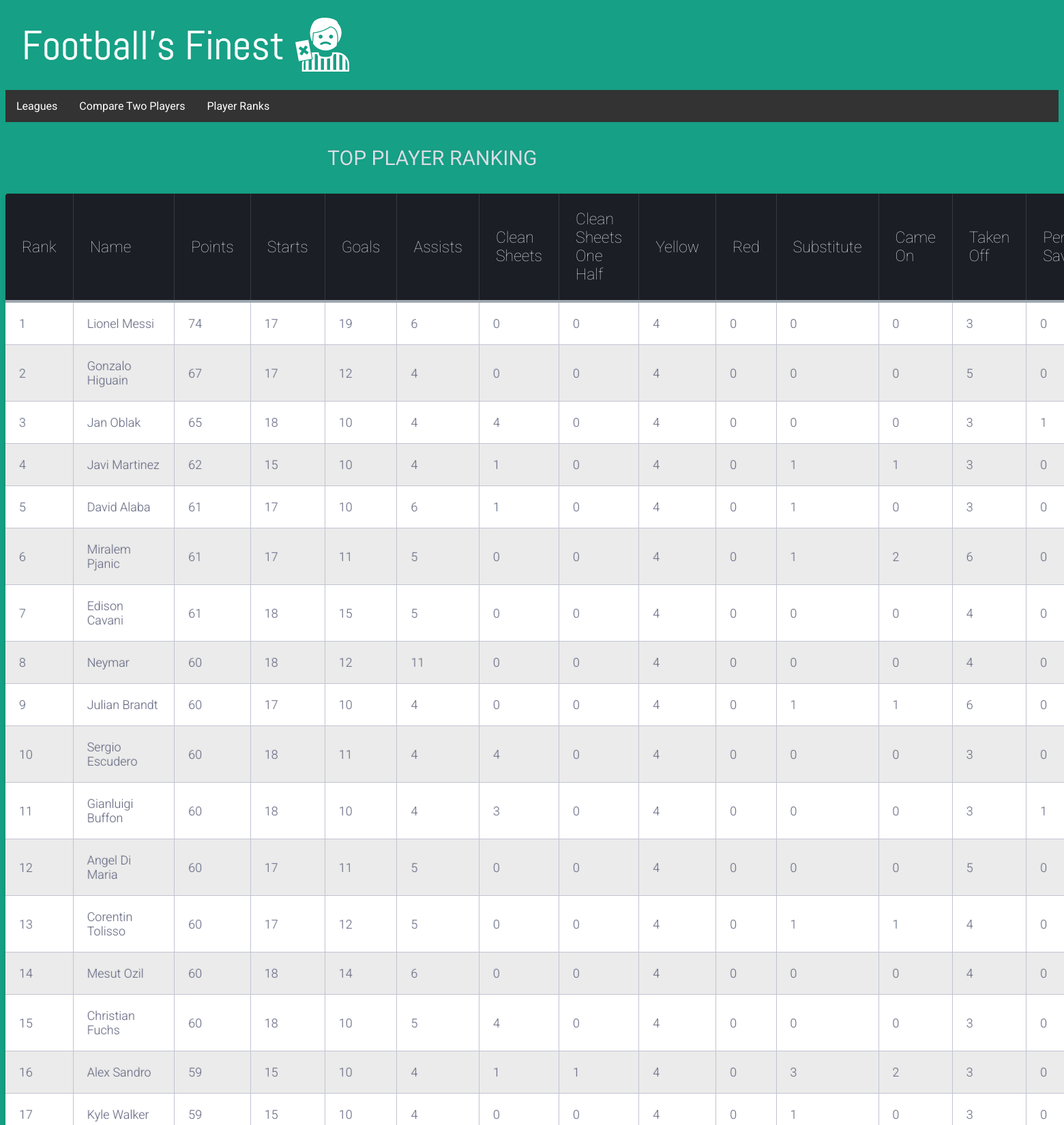
The app's page /playerTotalRank.php (upper part) with its own data.
### tables this page shows
CREATE TABLE `top` (
  `competition_id` int(10) NOT NULL,
  `player_id` int(10) NOT NULL,
  `Players` varchar(255) NOT NULL,
  `Points` int(10) NOT NULL,
  `Club` varchar(255) DEFAULT NULL,
  `team_id` int(10) NOT NULL,
  `Position` varchar(255) DEFAULT NULL,
  `Starts` int(11) DEFAULT NULL,
  `Goals` int(11) DEFAULT NULL,
  `Assists` int(11) DEFAULT NULL,
  `Clean_Sheets` int(11) DEFAULT NULL,
  `Clean_Sheets_One_Half` int(11) DEFAULT NULL,
  `Yellow` int(11) DEFAULT NULL,
  `Red` int(11) DEFAULT NULL,
  `Substitute` int(11) DEFAULT NULL,
  `Came_On` int(11) DEFAULT NULL,
  `Taken_Off` int(11) DEFAULT NULL,
  `Penalty_Saved` int(11) DEFAULT NULL,
  `Penalty_Missed` int(11) DEFAULT NULL,
  `Goals_Conceded` int(11) DEFAULT NULL,
  `Goals_Conceded_One_Plus` int(11) DEFAULT NULL,
  `Own_Goal` int(11) DEFAULT NULL
);

### playerTotalRank.php (the view, shortened to what this page needs)
<html>
<head>
  <a href = "main.php"><img src ="logo.png"></a>
<link rel="stylesheet" type="text/css" href="file.css">
</head>
<ul>
  <li class = "dropdown">
    <a href="#" class="dropbtn">Leagues</a>
  <div class= "dropdown-content">
<?php
  include ("Scrap.php");
  $sql = "SELECT competition_id, caption FROM `competitions`";
  $result = mysqli_query($conn, $sql);
  $leagues; $i = 0;
  while($row=mysqli_fetch_assoc($result))
  {
    $leagues[$i]=$row['competition_id'];
    $leagues['name'][$i] = $row['caption'];
    $i++;
 }
  for($x=0; $x<count($leagues)-1; $x++){
  echo "<a href=?competition_id=".$leagues[$x].">".$leagues['name'][$x]."</a>";
}?></div></li>
<li class = "dropdown"><a href="comparePlayer.php" class="dropbtn">
  Compare Two Players</a></li>
  <li class = "dropdown"><a href="playerTotalRank.php" class="dropbtn">
  Player Ranks
  </a></li></ul>
<?php
include ('Scrap.php');
$sql = "SELECT * FROM `top` \n"
    . "ORDER BY `top`.`Points` DESC";
    $result = mysqli_query($conn, $sql);
$players = array();$c=0;
while($row=mysqli_fetch_assoc($result))
 {  $players[$c]=$row;
    $c++;
 }
  echo '<div class="table-title">';
echo '<h3 style = "color:#D5DDE5;">TOP PLAYER RANKING</h3>';
echo '</div>';
echo' <table class="table-fill">';
echo '<tr>
<th class="text-left">Rank</th>
<th class="text-left">Name</th>
<th class="text-left">Points</th>
<th class="text-left">Starts</th>
<th class="text-left">Goals</th>
<th class="text-left">Assists</th>
<th class="text-left">Clean Sheets</th>
<th class="text-left">Clean Sheets One Half</th>
<th class="text-left">Yellow</th>
<th class="text-left">Red</th>
<th class="text-left">Substitute</th>
<th class="text-left">Came On</th>
<th class="text-left">Taken Off</th>
<th class="text-left">Penalty Saved</th>
<th class="text-left">Penalty Missed</th>
<th class="text-left">Goals Conceded</th>
<th class="text-left">Goals Conceded One Plus</th>
<th class="text-left">Own Plus</th>
</tr>';
for($x = 0; $x<50; $x++){
  $rank = $x +1;
echo' <tr> <td class="text-left">'.$rank.'</td>
  <td class="text-left">'. $players[$x]['Players'].'</td>
  <td class="text-left">'. $players[$x]['Points'].'</td>
  <td class="text-left">'. $players[$x]['Starts'].'</td>
  <td class="text-left">'. $players[$x]['Goals'].'</td>
  <td class="text-left">'. $players[$x]['Assists'].'</td>
  <td class="text-left">'. $players[$x]['Clean_Sheets'].'</td>
  <td class="text-left">'. $players[$x]['Clean_Sheets_One_Half'].'</td>
  <td class="text-left">'. $players[$x]['Yellow'].'</td>
  <td class="text-left">'. $players[$x]['Red'].'</td>
  <td class="text-left">'. $players[$x]['Substitute'].'</td>
  <td class="text-left">'. $players[$x]['Came_On'].'</td>
  <td class="text-left">'. $players[$x]['Taken_Off'].'</td>
  <td class="text-left">'. $players[$x]['Penalty_Saved'].'</td>
  <td class="text-left">'. $players[$x]['Penalty_Missed'].'</td>
  <td class="text-left">'. $players[$x]['Goals_Conceded'].'</td>
  <td class="text-left">'. $players[$x]['Goals_Conceded_One_Plus'].'</td>
  <td class="text-left">'. $players[$x]['Own_Goal'].'</td></tr>';
}
echo '</table>';
?>
</html></body>

### file.css (style rules this page uses)
div.table-title { display: block; margin: auto; max-width: 600px; padding:5px; width: 100%; }
.table-title h3 { color: #fafafa; font-size: 30px; font-weight: 400; font-style:normal; font-family: "Roboto", helvetica, arial, sans-serif; text-shadow: -1px -1px 1px rgba(0, 0, 0, 0.1); text-transform:uppercase; }
.table-fill { background: white; border-radius:3px; border-collapse: collapse; height: 320px; margin: auto; max-width: 600px; padding:5px; width: 100%; box-shadow: 0 5px 10px rgba(0, 0, 0, 0.1); animation: float 5s infinite; }
th { color:#D5DDE5;; background:#1b1e24; border-bottom:4px solid #9ea7af; border-right: 1px solid #343a45; font-size:23px; font-weight: 100; padding:24px; text-align:left; text-shadow: 0 1px 1px rgba(0, 0, 0, 0.1); vertical-align:middle; }
th:first-child { border-top-left-radius:3px; }
tr { border-top: 1px solid #C1C3D1; border-bottom-: 1px solid #C1C3D1; color:#666B85; font-size:16px; font-weight:normal; text-shadow: 0 1px 1px rgba(256, 256, 256, 0.1); }
tr:first-child { border-top:none; }
tr:nth-child(odd) td { background:#EBEBEB; }
td { background:#FFFFFF; padding:20px; text-align:left; vertical-align:middle; font-weight:300; font-size:18px; text-shadow: -1px -1px 1px rgba(0, 0, 0, 0.1); border-right: 1px solid #C1C3D1; }
th.text-left { text-align: left; }
td.text-left { text-align: left; }
ul { list-style-type: none; margin: 0; padding: 0; overflow: hidden; background-color: #333; }
li { float: left; }
li a, .dropbtn { display: inline-block; color: white; text-align: center; padding: 14px 16px; text-decoration: none; }

### records on screen
top: rank "1", Players "Lionel Messi", Points "74", Starts "17", Goals "19", Assists "6", Clean_Sheets "0", Clean_Sheets_One_Half "0", Yellow "4", Red "0", Substitute "0", Came_On "0", Taken_Off "3", Penalty_Saved "0"
top: rank "2", Players "Gonzalo Higuain", Points "67", Starts "17", Goals "12", Assists "4", Clean_Sheets "0", Clean_Sheets_One_Half "0", Yellow "4", Red "0", Substitute "0", Came_On "0", Taken_Off "5", Penalty_Saved "0"
top: rank "3", Players "Jan Oblak", Points "65", Starts "18", Goals "10", Assists "4", Clean_Sheets "4", Clean_Sheets_One_Half "0", Yellow "4", Red "0", Substitute "0", Came_On "0", Taken_Off "3", Penalty_Saved "1"
top: rank "4", Players "Javi Martinez", Points "62", Starts "15", Goals "10", Assists "4", Clean_Sheets "1", Clean_Sheets_One_Half "0", Yellow "4", Red "0", Substitute "1", Came_On "1", Taken_Off "3", Penalty_Saved "0"
top: rank "5", Players "David Alaba", Points "61", Starts "17", Goals "10", Assists "6", Clean_Sheets "1", Clean_Sheets_One_Half "0", Yellow "4", Red "0", Substitute "1", Came_On "0", Taken_Off "3", Penalty_Saved "0"
top: rank "6", Players "Miralem Pjanic", Points "61", Starts "17", Goals "11", Assists "5", Clean_Sheets "0", Clean_Sheets_One_Half "0", Yellow "4", Red "0", Substitute "1", Came_On "2", Taken_Off "6", Penalty_Saved "0"
top: rank "7", Players "Edison Cavani", Points "61", Starts "18", Goals "15", Assists "5", Clean_Sheets "0", Clean_Sheets_One_Half "0", Yellow "4", Red "0", Substitute "0", Came_On "0", Taken_Off "4", Penalty_Saved "0"
top: rank "8", Players "Neymar", Points "60", Starts "18", Goals "12", Assists "11", Clean_Sheets "0", Clean_Sheets_One_Half "0", Yellow "4", Red "0", Substitute "0", Came_On "0", Taken_Off "4", Penalty_Saved "0"
top: rank "9", Players "Julian Brandt", Points "60", Starts "17", Goals "10", Assists "4", Clean_Sheets "0", Clean_Sheets_One_Half "0", Yellow "4", Red "0", Substitute "1", Came_On "1", Taken_Off "6", Penalty_Saved "0"
top: rank "10", Players "Sergio Escudero", Points "60", Starts "18", Goals "11", Assists "4", Clean_Sheets "4", Clean_Sheets_One_Half "0", Yellow "4", Red "0", Substitute "0", Came_On "0", Taken_Off "3", Penalty_Saved "0"
top: rank "11", Players "Gianluigi Buffon", Points "60", Starts "18", Goals "10", Assists "4", Clean_Sheets "3", Clean_Sheets_One_Half "0", Yellow "4", Red "0", Substitute "0", Came_On "0", Taken_Off "3", Penalty_Saved "1"
top: rank "12", Players "Angel Di Maria", Points "60", Starts "17", Goals "11", Assists "5", Clean_Sheets "0", Clean_Sheets_One_Half "0", Yellow "4", Red "0", Substitute "0", Came_On "0", Taken_Off "5", Penalty_Saved "0"
top: rank "13", Players "Corentin Tolisso", Points "60", Starts "17", Goals "12", Assists "5", Clean_Sheets "0", Clean_Sheets_One_Half "0", Yellow "4", Red "0", Substitute "1", Came_On "1", Taken_Off "4", Penalty_Saved "0"
top: rank "14", Players "Mesut Ozil", Points "60", Starts "18", Goals "14", Assists "6", Clean_Sheets "0", Clean_Sheets_One_Half "0", Yellow "4", Red "0", Substitute "0", Came_On "0", Taken_Off "4", Penalty_Saved "0"
top: rank "15", Players "Christian Fuchs", Points "60", Starts "18", Goals "10", Assists "5", Clean_Sheets "4", Clean_Sheets_One_Half "0", Yellow "4", Red "0", Substitute "0", Came_On "0", Taken_Off "3", Penalty_Saved "0"
top: rank "16", Players "Alex Sandro", Points "59", Starts "15", Goals "10", Assists "4", Clean_Sheets "1", Clean_Sheets_One_Half "1", Yellow "4", Red "0", Substitute "3", Came_On "2", Taken_Off "3", Penalty_Saved "0"
top: rank "17", Players "Kyle Walker", Points "59", Starts "15", Goals "10", Assists "4", Clean_Sheets "0", Clean_Sheets_One_Half "0", Yellow "4", Red "0", Substitute "1", Came_On "0", Taken_Off "3", Penalty_Saved "0"
